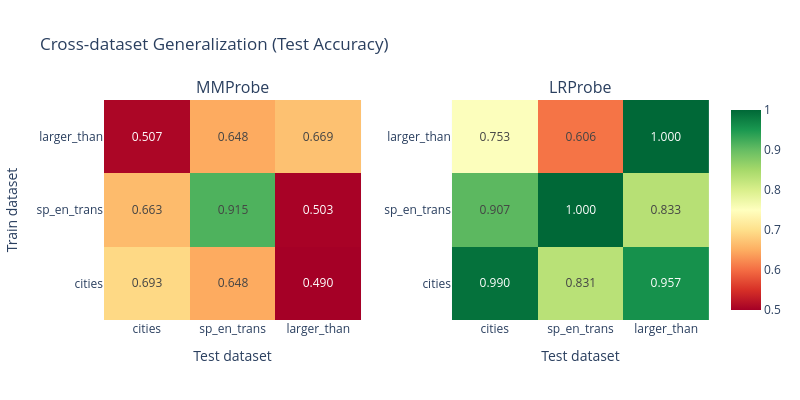

Notebook code cell kept with this figure:
### Markdown cell above
Fits each probe type on each training dataset and evaluates it on every test dataset to measure transfer. Heatmap rows identify training data and columns identify test data, so off-diagonal entries measure cross-dataset accuracy; printed LR direction similarities compare coefficients from separately fitted scalers.

### Code cell
def compute_generalization_matrix(
    train_acts: dict[str, Float[Tensor, "n d"]],
    train_labels: dict[str, Float[Tensor, " n"]],
    test_acts: dict[str, Float[Tensor, "n d"]],
    test_labels: dict[str, Float[Tensor, " n"]],
    dataset_names: list[str],
    probe_cls: type,
) -> Float[Tensor, "n_datasets n_datasets"]:
    """
    Compute a generalization matrix: entry (i, j) is the test accuracy of a probe trained on dataset i
    and evaluated on dataset j.

    Args:
        train_acts, train_labels: Training data per dataset.
        test_acts, test_labels: Test data per dataset.
        dataset_names: Names of datasets (determines matrix ordering).
        probe_cls: Probe class to use (MMProbe or LRProbe), must have from_data and pred methods.

    Returns:
        Tensor of shape [n_datasets, n_datasets] with accuracy values.
    """
    gen_mat = t.zeros(len(dataset_names), len(dataset_names))
    for i, train_dataset in enumerate(dataset_names):
        probe = probe_cls.from_data(train_acts[train_dataset], train_labels[train_dataset])
        
        for j, test_dataset in enumerate(dataset_names):
            preds = probe.pred(test_acts[test_dataset])
            acc = (preds == test_labels[test_dataset]).float().mean().item()
            gen_mat[i, j] = acc

    return gen_mat
    raise NotImplementedError()


mm_matrix = compute_generalization_matrix(train_acts, train_labels, test_acts, test_labels, DATASET_NAMES, MMProbe)
lr_matrix = compute_generalization_matrix(train_acts, train_labels, test_acts, test_labels, DATASET_NAMES, LRProbe)

assert mm_matrix.shape == (3, 3), f"Wrong shape: {mm_matrix.shape}"
assert (mm_matrix.diag() > 0.6).all(), "In-distribution accuracy should be at least 60%"

# Heatmap visualization
fig = make_subplots(rows=1, cols=2, subplot_titles=["MMProbe", "LRProbe"], horizontal_spacing=0.15)

for idx, (matrix, name) in enumerate([(mm_matrix, "MM"), (lr_matrix, "LR")]):
    text_vals = [[f"{matrix[i, j]:.3f}" for j in range(len(DATASET_NAMES))] for i in range(len(DATASET_NAMES))]
    fig.add_trace(
        go.Heatmap(
            z=matrix.numpy(),
            x=DATASET_NAMES,
            y=DATASET_NAMES,
            text=text_vals,
            texttemplate="%{text}",
            colorscale="RdYlGn",
            zmin=0.5,
            zmax=1.0,
            showscale=(idx == 1),
        ),
        row=1,
        col=idx + 1,
    )
    fig.update_yaxes(title_text="Train dataset" if idx == 0 else "", row=1, col=idx + 1)
    fig.update_xaxes(title_text="Test dataset", row=1, col=idx + 1)

fig.update_layout(title="Cross-dataset Generalization (Test Accuracy)", height=400, width=800)
fig.show()

# Cosine similarity between probe directions
mm_directions = {name: MMProbe.from_data(train_acts[name], train_labels[name]).direction for name in DATASET_NAMES}
lr_directions = {name: LRProbe.from_data(train_acts[name], train_labels[name]).direction for name in DATASET_NAMES}

print("\nPairwise cosine similarity between probe directions:")
for probe_name, directions in [("MM", mm_directions), ("LR", lr_directions)]:
    print(f"\n  {probe_name}Probe:")
    for i, n1 in enumerate(DATASET_NAMES):
        for j, n2 in enumerate(DATASET_NAMES):
            if j > i:
                d1 = directions[n1] / directions[n1].norm()
                d2 = directions[n2] / directions[n2].norm()
                print(f"    {n1} vs {n2}: {(d1 @ d2).item():.4f}")

### Figure 1 — Plotly figure (JSON) as saved in the notebook; plotly's stock layout.template omitted (floating-point values rounded to 4 significant figures)
{"data": [{"colorscale": [[0, "rgb(165,0,38)"], [0.1, "rgb(215,48,39)"], [0.2, "rgb(244,109,67)"], [0.3, "rgb(253,174,97)"], [0.4, "rgb(254,224,139)"], [0.5, "rgb(255,255,191)"], [0.6, "rgb(217,239,139)"], [0.7, "rgb(166,217,106)"], [0.8, "rgb(102,189,99)"], [0.9, "rgb(26,152,80)"], [1, "rgb(0,104,55)"]], "showscale": false, "text": [["0.693", "0.648", "0.490"], ["0.663", "0.915", "0.503"], ["0.507", "0.648", "0.669"]], "texttemplate": "%{text}", "type": "heatmap", "x": ["cities", "sp_en_trans", "larger_than"], "xaxis": "x", "y": ["cities", "sp_en_trans", "larger_than"], "yaxis": "y", "z": [[0.6933, 0.6479, 0.4899], [0.6633, 0.9155, 0.5025], [0.5067, 0.6479, 0.6692]], "zmax": 1, "zmin": 0.5}, {"colorscale": [[0, "rgb(165,0,38)"], [0.1, "rgb(215,48,39)"], [0.2, "rgb(244,109,67)"], [0.3, "rgb(253,174,97)"], [0.4, "rgb(254,224,139)"], [0.5, "rgb(255,255,191)"], [0.6, "rgb(217,239,139)"], [0.7, "rgb(166,217,106)"], [0.8, "rgb(102,189,99)"], [0.9, "rgb(26,152,80)"], [1, "rgb(0,104,55)"]], "showscale": true, "text": [["0.990", "0.831", "0.957"], ["0.907", "1.000", "0.833"], ["0.753", "0.606", "1.000"]], "texttemplate": "%{text}", "type": "heatmap", "x": ["cities", "sp_en_trans", "larger_than"], "xaxis": "x2", "y": ["cities", "sp_en_trans", "larger_than"], "yaxis": "y2", "z": [[0.99, 0.831, 0.9571], [0.9067, 1.0, 0.8333], [0.7533, 0.6056, 1.0]], "zmax": 1, "zmin": 0.5}], "layout": {"annotations": [{"font": {"size": 16}, "showarrow": false, "text": "MMProbe", "x": 0.2125, "xanchor": "center", "xref": "paper", "y": 1, "yanchor": "bottom", "yref": "paper"}, {"font": {"size": 16}, "showarrow": false, "text": "LRProbe", "x": 0.7875, "xanchor": "center", "xref": "paper", "y": 1, "yanchor": "bottom", "yref": "paper"}], "height": 400, "title": {"text": "Cross-dataset Generalization (Test Accuracy)"}, "width": 800, "xaxis": {"anchor": "y", "domain": [0, 0.425], "title": {"text": "Test dataset"}}, "xaxis2": {"anchor": "y2", "domain": [0.575, 1], "title": {"text": "Test dataset"}}, "yaxis": {"anchor": "x", "domain": [0, 1], "title": {"text": "Train dataset"}}, "yaxis2": {"anchor": "x2", "domain": [0, 1], "title": {"text": ""}}}}
